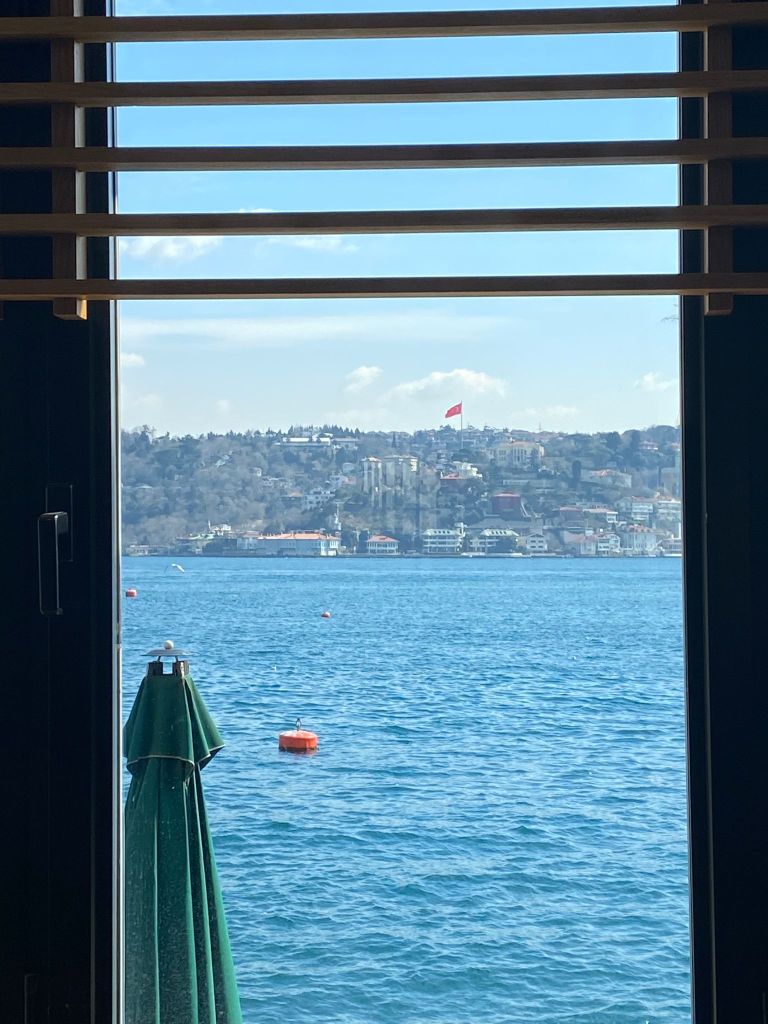
%> input picture soru_3_4_5/img.jpeg, 1536 x 2048 px (shown at 1/2 size)
$ octave main.m   (GNU Octave 9; MATLAB toolbox functions it lacks are replaced by stand-ins)
%> lines starting %> are read from the running program, lines starting %| are printed output that depends on the picture; in (x1, y1, x2, y2) boxes, pixels count from 0 and x2, y2 are one past the last pixel; in counts of white or black regions, pixels touching at a corner belong together; the program's own positions count from 1
### soru_3_4_5/colorize1bit.m
function img = colorize1bit(I, num)
    [x,y]=size(I);
    E = ones(x,y);
    for c = 1:x
        for e = 1:y
            if I(c,e) < num
                E(c,e) = 0;
            end
        end
    end
    img = E;
end

### soru_3_4_5/resize_bilinear.m
function res = resize_bilinear(img,rate)
    K = img;
    sze = ceil(512*rate);
    res = zeros(sze,sze);
    for i=2:sze-1
        for j=2:sze-1
            %nearest four pixels
            bir = K(floor(i/rate),floor(j/rate));
            iki = K(ceil((i)/rate),ceil((j)/rate));
            uc = K(floor(i/rate), ceil((j)/rate));
            dort = K(ceil((i)/rate),floor(j/rate));
            x=rem(i/rate,1);
            y=rem(j/rate,1);
            tr = (uc*y)+(bir*(1-y));
            br = (iki*y)+(dort*(1-y));
            res(i,j) = (br*x)+(tr*(1-x));
        end
    end

end


### soru_3_4_5/resizeNearestGreyScale.m
function img = resizeNearestGreyScale(I, rate)
    i = floor(512*rate);
    E = zeros(i,ceil(i/rate));
    x = zeros(i,ceil(i/rate));
    y = zeros(ceil(i/rate),i);
    res = zeros(i,i);
    arr = zeros(i,1);
    %normalising pixel positions
    for c = 1:i
        arr(c,1)=c;
    end
    for c = 1:i
        arr(c,1)=arr(c,1)/rate;
    end
    %determine which row|column will take which pixel's (in original picture) value
    for c = 1:i
        arr(c,1) = ceil(arr(c,1));
    end
    %satir
    for c = 1:i
        x = I(arr(c,1),:);
        E(c,:) = x;
    end
    %sutun
    for c = 1:i
        y = E(:,arr(c,1));
        res(:,c) = y;
    end
    img = res;
end

### soru_3_4_5/resizeNearestNghbrRGB.m
function img = resizeNearestNghbrRGB(I, rate)
    i = floor(512*rate);
    [~,~,depth] = size(I);
    E = zeros(i,ceil(i/rate),depth);
    x = zeros(i,ceil(i/rate),depth);
    y = zeros(ceil(i/rate),i,depth);
    res = zeros(i,i,depth);
    arr = zeros(i,1);
    %normalising pixel positions
    for c = 1:i
        arr(c,1)=c;
    end
    %determine which row|column will take which pixel's (in original picture) value
    for c = 1:i
        arr(c,1)=ceil(arr(c,1)/rate);
    end
    %satir
    for r = 1:i
        for c = 1:i
            for m = 1:depth
                res(r,c,m) = I(arr(r,1),arr(c,1),m);
            end
        end
    end
    img = res;
end

### soru_3_4_5/main.m
img = imread('img.jpeg');
%> img is the input picture: size 2048x1536x3 uint8; mean R, G, B 93.8, 132.9, 154.2
L = imresize(img, [512,512]);
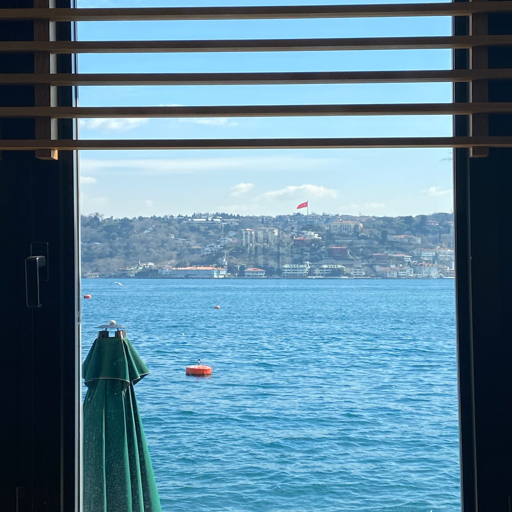
%> L: size 512x512x3 uint8; mean R, G, B 93.8, 132.9, 154.2
I = im2gray(L);
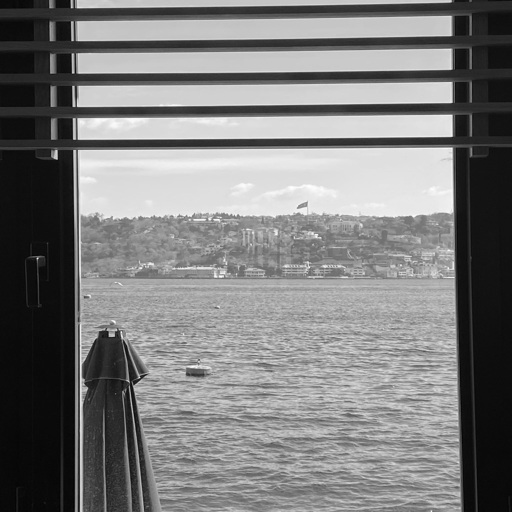
%> I: size 512x512 uint8; min 3, max 254, mean 123.6
figure
imshow(uint8(L));

%colorize 1 bit
colorized=colorize1bit(I,122);
%> after the loop in colorize1bit, `for c = 1:x`:
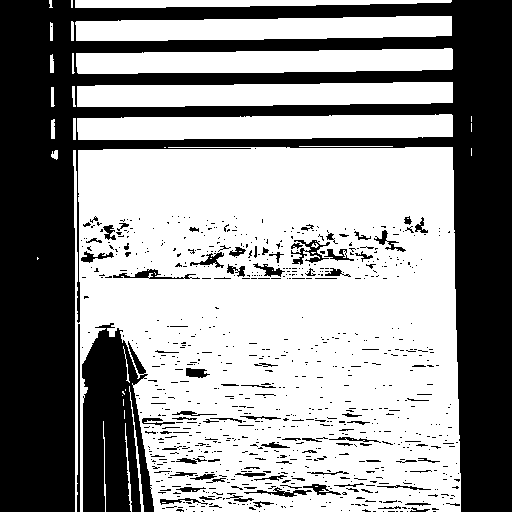
%> E: size 512x512 double; values 0 (black) and 1 (white), 59.2% white; 834 black regions (737 under 20 px), largest, box (x1, y1, x2, y2) and area: (0, 0, 512, 512) 88049, (82, 323, 154, 512) 9637, (77, 324, 80, 512) 409
figure
imshow(colorized);

%zoom
resized = resize_bilinear(I,1.5);
figure
imshow(uint8(resized));
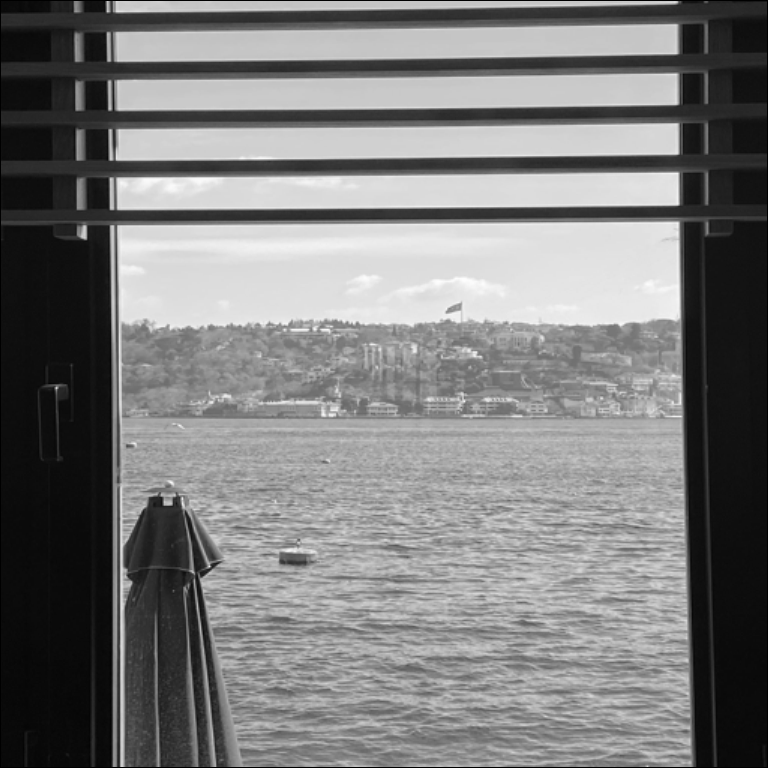
%> displayed picture: size 768x768, on the screen's scale of 0 to 255; min 0, max 253, mean 123.3; mean of the top-left, top-right, bottom-left and bottom-right quarters 127.3, 137.7, 97.7, 130.3

resized = resizeNearestGreyScale(I,1.5);
%> after the loop in resizeNearestGreyScale, `for c = 1:i`:
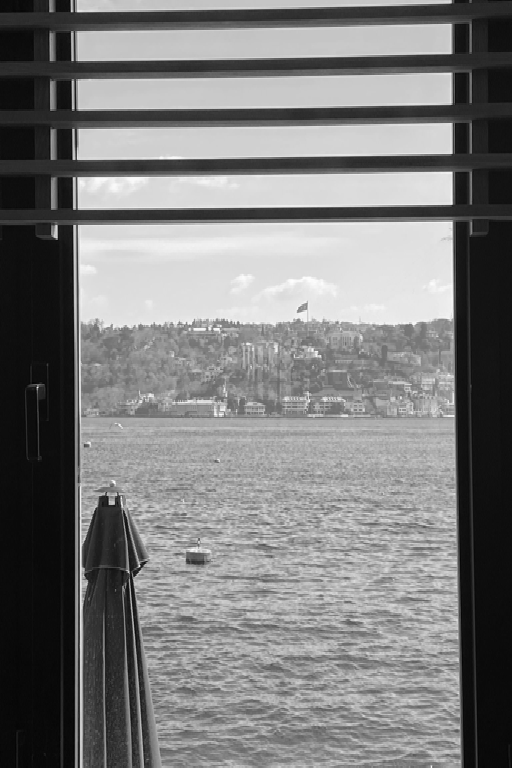
%> E: size 768x512 double; min 3, max 254, mean 123.6
figure
imshow(uint8(resized));
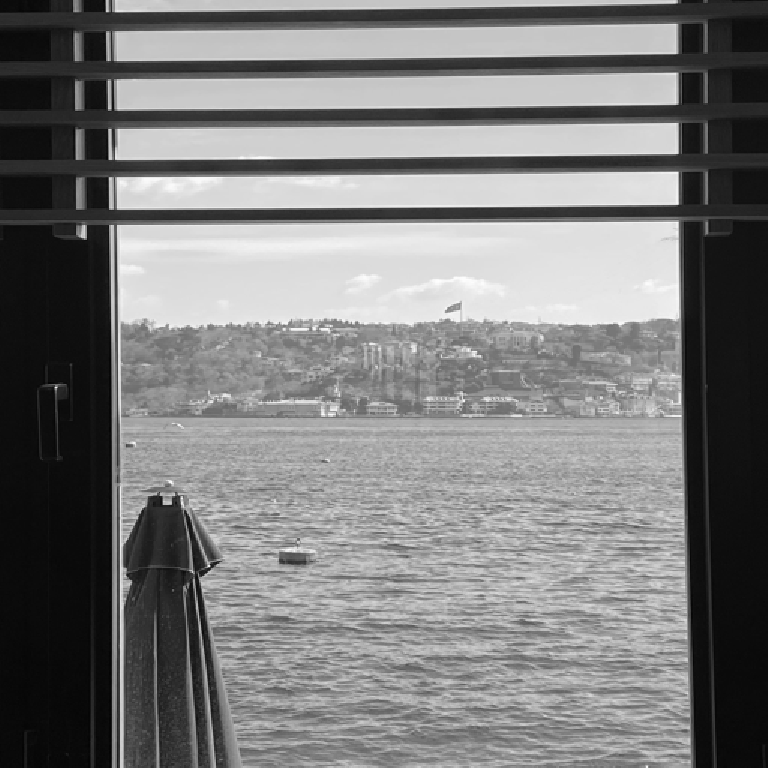
%> displayed picture: size 768x768, on the screen's scale of 0 to 255; min 3, max 254, mean 123.6; mean of the top-left, top-right, bottom-left and bottom-right quarters 127.9, 137.9, 98.2, 130.4

resized = resizeNearestNghbrRGB(L,1.5);
%> (the run ends here)
